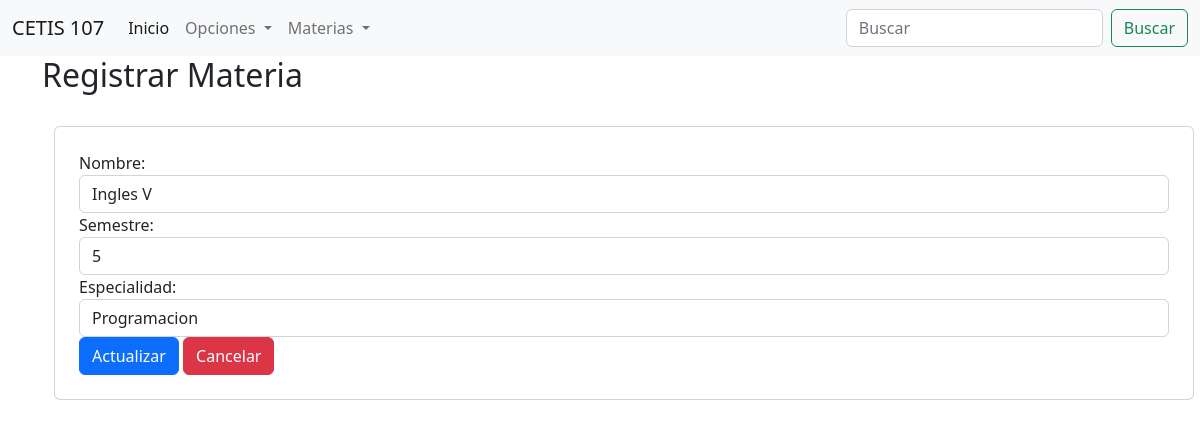
Screenshot of /editarMaterias.php?id=1 with the database file from the repository.
### tables this page shows
CREATE TABLE `materias` (
  `id` int(11) NOT NULL,
  `nombre` varchar(100) NOT NULL,
  `semestre` int(11) NOT NULL,
  `especialidad` varchar(100) NOT NULL
);

### editarMaterias.php (the view, shortened to what this page needs)
<!DOCTYPE html>
<html lang="en">
<head>
    <link rel="stylesheet" href="css/bootstrap.css">
</head>
<body>
    <?php
        include 'menu.php';
        include 'conexion2.php';
        $id = $_GET["id"];
        $sql = "SELECT  * FROM materias WHERE id=".$id;
        $datos = $conexion->query($sql);
        $materia = $datos->fetch_assoc();
    ?>
    <div class="container">
        <div class="row">
            <h2>Registrar Materia</h2>
            <div class="col-12 card m-4 p-4">
                <form action="actualizarMaterias.php" method="POST">
                    <div class="form-group">
                        <label for="">Nombre:</label>
                        <input type="text" name="nombre" value="<?php echo $materia["nombre"]; ?>" class="form-control" placeholder="Teclea tu nombre" required>
                    </div>
                    <div class="form-group">
                        <label for="">Semestre:</label>
                        <input type="number" name="semestre" value="<?php echo $materia["semestre"]; ?>" class="form-control" placeholder="Teclea tu semestre" required>
                    </div>
                    <div class="form-group">
                        <label for="">Especialidad:</label>
                        <select name="especialidad" class="form-control" required>
                            <option value="<?php echo $materia["especialidad"]; ?>"><?php echo $materia["especialidad"]; ?></option>
                        </select>
                        </div>
                        <input type="submit" value="Actualizar" class="btn btn-primary">
                        <a href="consultarMaterias.php" class="btn btn-danger">Cancelar</a>
                    </div>
            </div>
        </div>
</body>
</html>

### rows the page displays
materias: nombre "Ingles V", semestre "5", especialidad "Programacion"
